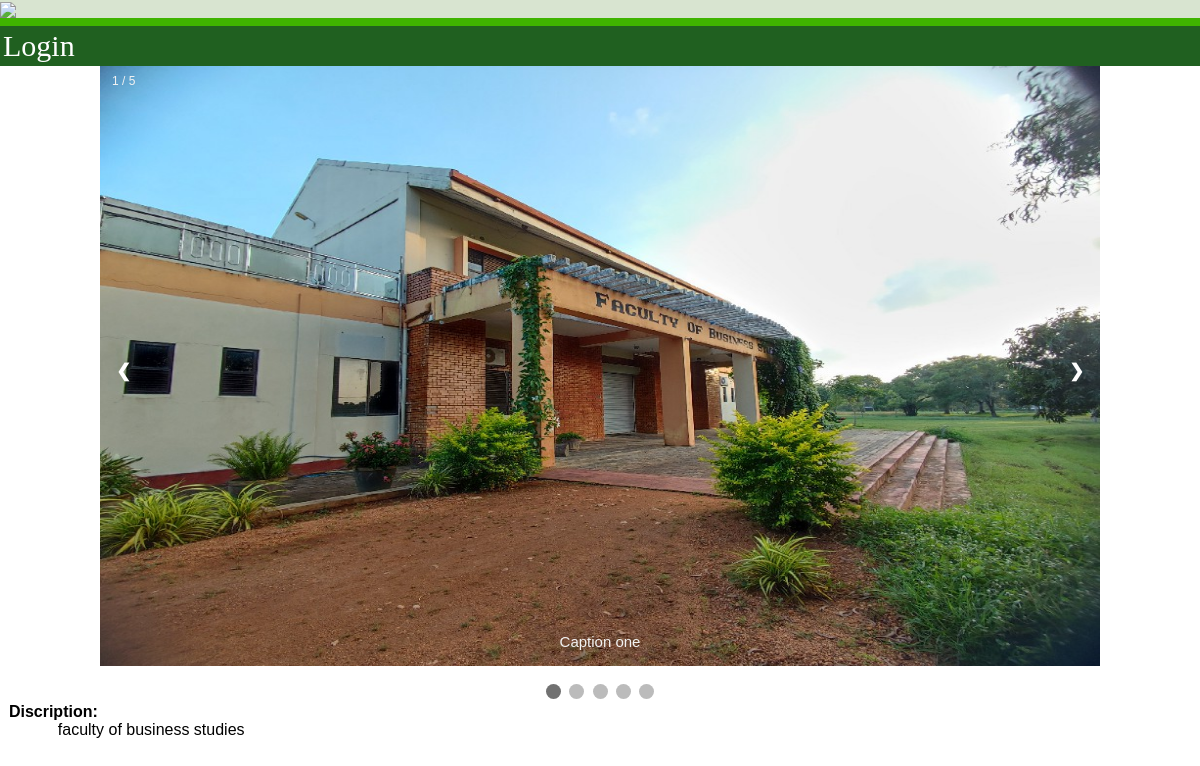
/moredetails.php?val=1, run on the app's committed database.
### tables this page shows
CREATE TABLE `addimage` (
  `id` int(11) NOT NULL,
  `heading` varchar(100) DEFAULT NULL,
  `b_img` varchar(100) DEFAULT NULL,
  `mar_l` float DEFAULT NULL,
  `mar_t` float DEFAULT NULL,
  `img_1` varchar(100) DEFAULT NULL,
  `img_2` varchar(100) DEFAULT NULL,
  `img_3` varchar(100) DEFAULT NULL,
  `img_4` varchar(100) DEFAULT NULL,
  `img_5` varchar(100) DEFAULT NULL,
  `description` longtext DEFAULT NULL
);

### moredetails.php (the view, shortened to what this page needs)
<?php
require_once'connection/sqlconnect.php';
?><!DOCTYPE html>
<html>
<head>
<link rel="stylesheet" href="style/styles.css">
</head>
<body>
    <?php include "header/header.php"?>
    <?php include "header/navpanel1.php"?>
<div class="slideshow-container">
  <?php
  if(isset($_GET['val'])){
  $k=urldecode($_GET['val']);
     $query1="SELECT * FROM Addimage WHERE id='$k';";
       $result1=mysqli_query($connection,$query1);
       foreach ($result1 as $key => $value) {
        $im_1=$value['img_1'];
        $dis=$value['description'];
echo"<div class='mySlides fade'>";
  echo"<div class='numbertext'>1 / 5</div>";
  echo"<img src='resource/bimg/$im_1.jpg' style='width:1000px; height:600px' >";
  echo"<div class='text'>Caption one</div>";
echo"</div>";
echo"<a class='prev' onclick='plusSlides(-1)'>❮</a>";
echo"<a class='next' onclick='plusSlides(1)'>❯</a>";
echo"</div>";
    }
  }
?>
<br>
<div style="text-align:center">
  <span class="dot" onclick="currentSlide(1)"></span>
  <span class="dot" onclick="currentSlide(2)"></span>
  <span class="dot" onclick="currentSlide(3)"></span>
  <span class="dot" onclick="currentSlide(4)"></span>
  <span class="dot" onclick="currentSlide(5)"></span>
</div>
<?php
echo"<div>";
echo"<b>&nbsp&nbspDiscription:</b> <br>";
echo"&nbsp&nbsp&nbsp&nbsp&nbsp&nbsp&nbsp&nbsp&nbsp&nbsp&nbsp&nbsp&nbsp$dis";
echo"</div>";
?>
</body>
</html>

### style/styles.css (style rules this page uses)
a { color:white; text-decoration: none; }

### moredetails.php (style rules this page uses)
* { box-sizing: border-box }
body { font-family: Verdana, sans-serif; margin:0 }
.mySlides { display: none }
img { vertical-align: middle; }
.slideshow-container { max-width: 1000px; position: relative; margin:0 auto; display: flex; }
.prev, .next { cursor: pointer; position: absolute; top: 50%; width: auto; padding: 16px; margin-top: -22px; color: white; font-weight: bold; font-size: 18px; transition: 0.6s ease; border-radius: 0 3px 3px 0; user-select: none; }
.next { right: 0; border-radius: 3px 0 0 3px; }
.text { color: #f2f2f2; font-size: 15px; padding: 8px 12px; position: absolute; bottom: 8px; width: 100%; text-align: center; }
.numbertext { color: #f2f2f2; font-size: 12px; padding: 8px 12px; position: absolute; top: 0; }
.dot { cursor: pointer; height: 15px; width: 15px; margin: 0 2px; background-color: #bbb; border-radius: 50%; display: inline-block; transition: background-color 0.6s ease; }
.active, .dot:hover { background-color: #717171; }
.fade { animation-name: fade; animation-duration: 1.5s; }

### data on the page
addimage: img_1 (picture), description "faculty of business studies"
